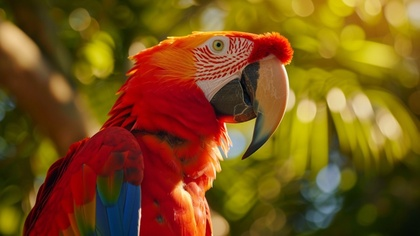
%> input picture SEM_6/DSIP/LAB/input_image.jpg, 420 x 236 px, shrunk from 2560 x 1440 before the run
$ octave exp73.m   (GNU Octave 9; MATLAB toolbox functions it lacks are replaced by stand-ins)
%> lines starting %> are read from the running program, lines starting %| are printed output that depends on the picture
figure(4);
img = imread("input_image.jpg");
%> img is the input picture: size 236x420x3 uint8; mean R, G, B 120.9, 81.5, 24.6
[width, height, dim] = size(img);
%> width = 236; height = 420; dim = 3

if dim == 3
    gray_img = rgb2gray(img); % Convert the image to grayscale if it's not already grayscale
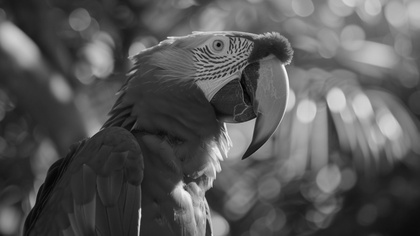
%> gray_img: size 236x420 uint8; min 1, max 250, mean 86.8
else
    gray_img = img;
end

A = zeros(width+2, height+2);
for i = 1:1:width
    for j = 1:1:height
        A(i+1, j+1) = gray_img(i, j);
    end
end
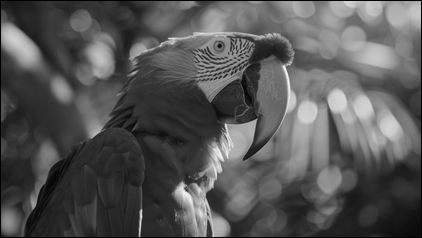
%> A: size 238x422 double; min 0, max 250, mean 85.7

w1 = [0 1 0 1 -4 1 0 1 0];
for i = 2:1:width+1
    for j = 2:1:height+1
        gx = w1(1)*A(i-1,j-1) + w1(2)*A(i-1,j) + w1(3)*A(i-1,j+1) + w1(4)*A(i,j-1) + w1(5)*A(i,j) + w1(6)*A(i,j+1) + w1(7)*A(i+1,j-1) + w1(8)*A(i+1,j) + w1(9)*A(i+1,j+1);
        C(i,j) = gx;
    end
end
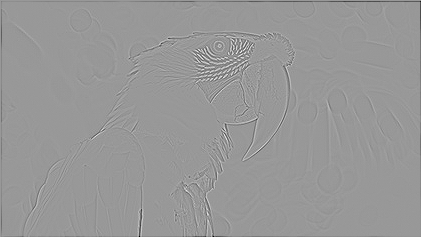
%> C: size 237x421 double; min -394, max 265, mean -1; drawn with min black and max white

for i = 1:1:width
    for j = 1:1:height
        B(i,j) = C(i+1,j+1);
    end
end
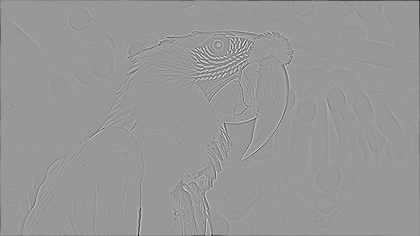
%> B: size 236x420 double; min -394, max 265, mean -1; drawn with min black and max white

subplot(1,2,1);
imshow(gray_img);
title("Grayscale Image");

subplot(1,2,2);
imshow(uint8(B));
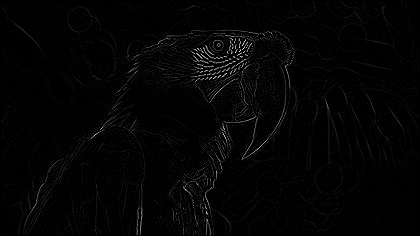
%> displayed picture: size 236x420, on the screen's scale of 0 to 255; min 0, max 255, mean 4.1
title("Laplace Image");
